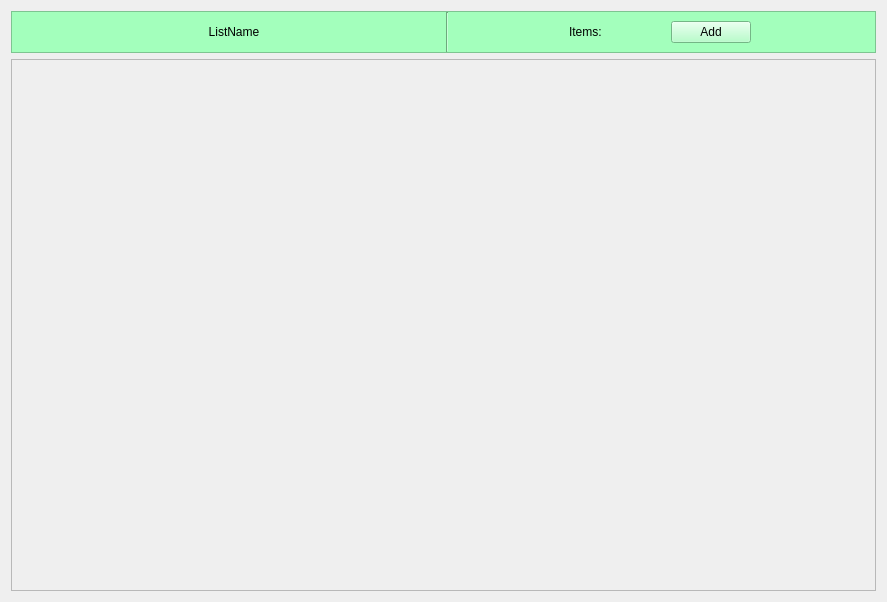
<?xml version="1.0" encoding="UTF-8"?>
<ui version="4.0">
 <class>ListPage</class>
 <widget class="QWidget" name="ListPage">
  <property name="geometry">
   <rect>
    <x>0</x>
    <y>0</y>
    <width>887</width>
    <height>602</height>
   </rect>
  </property>
  <property name="windowTitle">
   <string>Form</string>
  </property>
  <layout class="QGridLayout" name="gridLayout">
   <item row="1" column="0">
    <widget class="QFrame" name="frame">
     <property name="sizePolicy">
      <sizepolicy hsizetype="Preferred" vsizetype="Fixed">
       <horstretch>0</horstretch>
       <verstretch>0</verstretch>
      </sizepolicy>
     </property>
     <property name="styleSheet">
      <string notr="true">background-color: #a3ffbc;</string>
     </property>
     <property name="frameShape">
      <enum>QFrame::StyledPanel</enum>
     </property>
     <property name="frameShadow">
      <enum>QFrame::Raised</enum>
     </property>
     <layout class="QHBoxLayout" name="horizontalLayout">
      <property name="leftMargin">
       <number>16</number>
      </property>
      <property name="topMargin">
       <number>0</number>
      </property>
      <property name="rightMargin">
       <number>9</number>
      </property>
      <property name="bottomMargin">
       <number>0</number>
      </property>
      <item>
       <spacer name="horizontalSpacer">
        <property name="orientation">
         <enum>Qt::Horizontal</enum>
        </property>
        <property name="sizeType">
         <enum>QSizePolicy::Expanding</enum>
        </property>
        <property name="sizeHint" stdset="0">
         <size>
          <width>40</width>
          <height>20</height>
         </size>
        </property>
       </spacer>
      </item>
      <item>
       <widget class="QWidget" name="NameHolder" native="true">
        <property name="minimumSize">
         <size>
          <width>200</width>
          <height>0</height>
         </size>
        </property>
        <layout class="QHBoxLayout" name="horizontalLayout_2">
         <item>
          <widget class="QLabel" name="ListName">
           <property name="sizePolicy">
            <sizepolicy hsizetype="Fixed" vsizetype="Fixed">
             <horstretch>0</horstretch>
             <verstretch>0</verstretch>
            </sizepolicy>
           </property>
           <property name="minimumSize">
            <size>
             <width>150</width>
             <height>0</height>
            </size>
           </property>
           <property name="maximumSize">
            <size>
             <width>150</width>
             <height>16777215</height>
            </size>
           </property>
           <property name="styleSheet">
            <string notr="true">color: black;</string>
           </property>
           <property name="text">
            <string>ListName</string>
           </property>
           <property name="alignment">
            <set>Qt::AlignCenter</set>
           </property>
          </widget>
         </item>
        </layout>
       </widget>
      </item>
      <item>
       <spacer name="horizontalSpacer_3">
        <property name="orientation">
         <enum>Qt::Horizontal</enum>
        </property>
        <property name="sizeHint" stdset="0">
         <size>
          <width>40</width>
          <height>20</height>
         </size>
        </property>
       </spacer>
      </item>
      <item>
       <widget class="Line" name="line">
        <property name="orientation">
         <enum>Qt::Vertical</enum>
        </property>
       </widget>
      </item>
      <item>
       <spacer name="horizontalSpacer_4">
        <property name="orientation">
         <enum>Qt::Horizontal</enum>
        </property>
        <property name="sizeHint" stdset="0">
         <size>
          <width>40</width>
          <height>20</height>
         </size>
        </property>
       </spacer>
      </item>
      <item>
       <widget class="QWidget" name="widget" native="true">
        <property name="minimumSize">
         <size>
          <width>200</width>
          <height>0</height>
         </size>
        </property>
        <layout class="QHBoxLayout" name="horizontalLayout_3">
         <item>
          <widget class="QLabel" name="label">
           <property name="text">
            <string>Items:</string>
           </property>
          </widget>
         </item>
         <item>
          <widget class="QLabel" name="ListSize">
           <property name="minimumSize">
            <size>
             <width>25</width>
             <height>0</height>
            </size>
           </property>
           <property name="text">
            <string/>
           </property>
          </widget>
         </item>
         <item>
          <widget class="QPushButton" name="AddProductButton">
           <property name="minimumSize">
            <size>
             <width>40</width>
             <height>0</height>
            </size>
           </property>
           <property name="text">
            <string>Add</string>
           </property>
          </widget>
         </item>
        </layout>
       </widget>
      </item>
      <item>
       <spacer name="horizontalSpacer_2">
        <property name="orientation">
         <enum>Qt::Horizontal</enum>
        </property>
        <property name="sizeHint" stdset="0">
         <size>
          <width>40</width>
          <height>20</height>
         </size>
        </property>
       </spacer>
      </item>
     </layout>
    </widget>
   </item>
   <item row="2" column="0">
    <widget class="QScrollArea" name="scrollArea">
     <property name="widgetResizable">
      <bool>true</bool>
     </property>
     <widget class="QWidget" name="Items">
      <property name="geometry">
       <rect>
        <x>0</x>
        <y>0</y>
        <width>867</width>
        <height>531</height>
       </rect>
      </property>
      <layout class="QVBoxLayout" name="ItemsLayout">
       <item>
        <spacer name="verticalSpacer">
         <property name="orientation">
          <enum>Qt::Vertical</enum>
         </property>
         <property name="sizeHint" stdset="0">
          <size>
           <width>20</width>
           <height>40</height>
          </size>
         </property>
        </spacer>
       </item>
      </layout>
     </widget>
    </widget>
   </item>
  </layout>
 </widget>
 <resources/>
 <connections/>
</ui>
